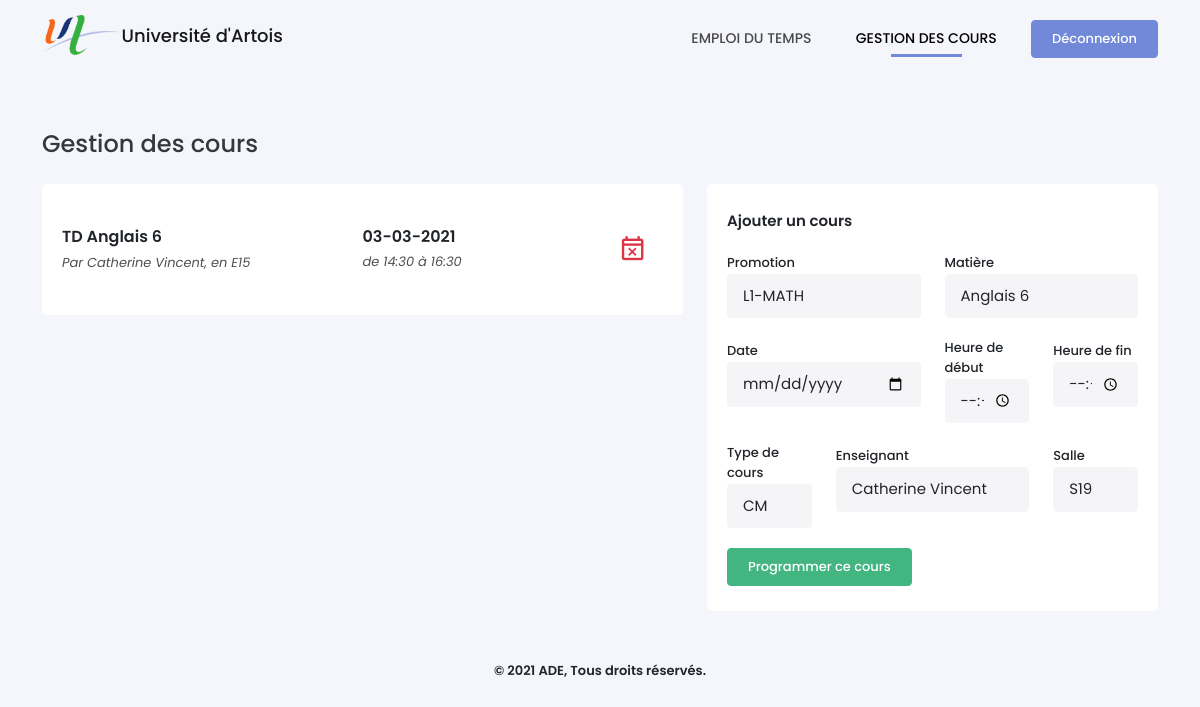
Screenshot of /gestion.php (signed in) with the database file from the repository.
### tables this page shows
CREATE TABLE Cours (
    CourID INTEGER PRIMARY KEY AUTOINCREMENT,
    DateCour VARCHAR(30) NOT NULL,
    HeureDebut time NOT NULL,
    HeureFin time NOT NULL,
    TypeID INTEGER NOT NULL,
    SalleID INTEGER NOT NULL,
    UsagerID INTEGER NOT NULL,
    MatiereID INTEGER NOT NULL,
    CONSTRAINT cour_type_fk FOREIGN KEY (TypeID) REFERENCES TypeCours(TypeID) ON DELETE CASCADE,
    CONSTRAINT cour_salle_fk FOREIGN KEY (SalleID) REFERENCES Salles(SalleID) ON DELETE CASCADE
    CONSTRAINT cour_enseignant_fk FOREIGN KEY (UsagerID) REFERENCES Usagers(UsagerID) ON DELETE CASCADE,
    CONSTRAINT cour_matiere_fk FOREIGN KEY (MatiereID) REFERENCES Matieres(MatiereID) ON DELETE CASCADE
);

CREATE TABLE TypeCours (
    TypeID INTEGER PRIMARY KEY AUTOINCREMENT,
    NomType VARCHAR NOT NULL
);

CREATE TABLE Matieres (
    MatiereID INTEGER PRIMARY KEY AUTOINCREMENT,
    NomMatiere VARCHAR(25) NOT NULL,
    CouleurMatiere VARCHAR(10) NOT NULL,
    PromotionID INTEGER NOT NULL,
    CONSTRAINT matiere_promo_fk FOREIGN KEY (PromotionID) REFERENCES Promotions(PromotionID) ON DELETE CASCADE
);

CREATE TABLE Usagers (
    UsagerID VARCHAR(30) PRIMARY KEY NOT NULL,
    MotDePasse VARCHAR(255) NOT NULL,
    Nom VARCHAR(15) NOT NULL,
    Prenom VARCHAR(20) NOT NULL,
    RangID INTEGER NOT NULL,
    CONSTRAINT usager_rang_fk FOREIGN KEY (RangID) REFERENCES Rangs(RangID) ON DELETE CASCADE
);

CREATE TABLE Salles (
    SalleID INTEGER PRIMARY KEY AUTOINCREMENT,
    NomSalle VARCHAR NOT NULL
);

### gestion.php (the view, shortened to what this page needs)
<!DOCTYPE html>
<?php
require_once('./src/Planning/FormEvent.php');
$last_search = isset($_GET['search']) ? $_GET['search'] : ' ';
?>
<html lang="fr-FR">
<head>
    <link type="text/css" rel="stylesheet" href="./assets/css/icons.min.css">
    <link type="text/css" rel="stylesheet" href="./assets/css/bootstrap.min.css">
    <link type="text/css" rel="stylesheet" href="./assets/css/style.css">
</head>
<body>
    <?php require_once('./views/header.php') ?>
    <div class="container">
        <h4>Gestion des cours</h4>
        <div class="row">
            <div class="col-md-7">
                <div class="box-content">
                    <?php
                    $where = 'WHERE NomMatiere LIKE \'%'. $last_search.'%\'';
                    if($_SESSION['rang'] == 2)  $where = 'WHERE UsagerID ="'. $_SESSION['id'] . '" AND NomMatiere LIKE \'%'. $last_search.'%\'';
                    $sCours = $bdd->query('SELECT * FROM Cours INNER JOIN Matieres USING(MatiereID), TypeCours USING(TypeID), Usagers USING(UsagerID), Promotions USING(PromotionID), Salles USING(SalleID) '.$where.' ORDER BY DateCour DESC, HeureDebut DESC');
                    while($aCours = $sCours->fetch()) { ?>
                        <div class="list-cours d-flex flex-row align-items-center justify-content-between">
                            <div class="cours-info">
                                <p><?= $aCours['NomType'] ?> <?= $aCours['NomMatiere'] ?></p>
                                <span>Par <?= $aCours['Prenom'] ?> <?= $aCours['Nom'] ?>, en <?= $aCours['NomSalle'] ?></span>
                            </div>
                            <div class="cours-date">
                                <p><?= date('d-m-Y', $aCours['DateCour']) ?></p>
                                <span>de  <?= $aCours['HeureDebut'] ?> à <?= $aCours['HeureFin'] ?></span>
                            </div>
                            <a href="?addEventID=<?= $aCours['CourID'] ?>" class="btn btn-danger"><i class="mdi mdi-calendar-remove-outline"></i></a>
                        </div>
                    <?php } ?>
                </div>
            </div>
            <div class="col-md-5">
                <div class="box-content">
                    <div class="content-title">Ajouter un cours</div>
                    <form method="POST" action="">
                        <div class="row">
                            <div class="col-md-6">
                                <label for="">Promotion</label>
                                <select name="promotion" class="form-control" id="promo">
                                    <?php
                                    $option = '';
                                    if($_SESSION['rang'] == 2) {
                                        $option = 'INNER JOIN Appartient ON Promotions.PromotionID = Appartient.PromotionID AND UsagerID = "'.$_SESSION['id'].'"';
                                    }
                                    $sPromo = $bdd->query('SELECT * FROM Promotions '.$option.' ORDER BY PromotionID');
                                    while($aPromo = $sPromo->fetch()) {
                                        echo '<option value="'.$aPromo['PromotionID'].'"'. ((isset($_POST['promotion']) && $_POST['promotion'] == $aPromo['PromotionID']) ? ' selected' : '') .'>'.$aPromo['NomPromotion'].'</option>';
                                    } ?>
                                </select>
                            </div>
                            <div class="col-md-6">
                                <label for="">Matière</label>
                                <select name="matiere" id="" class="form-control" id="matiere">
                                    <?php
                                    $option = '';
                                    if($_SESSION['rang'] == 2) {
                                        $option = 'INNER JOIN Enseigne ON Matieres.MatiereID = Enseigne.MatiereID AND UsagerID = "'.$_SESSION['id'].'"';
                                    }
                                    $sMatieres = $bdd->query('SELECT * FROM Matieres '.$option. ' ORDER BY NomMatiere');
                                    while($aMatieres = $sMatieres->fetch()) {
                                        echo '<option value="'.$aMatieres['MatiereID'].'">'.$aMatieres['NomMatiere'].'</option>';
                                    } ?>
                                </select>
                            </div>
                            <div class="col-md-6">
                                <div class="form-group">
                                    <label for="date">Date</label>
                                    <input type="date" name="dateCour" class="form-control <?= (isset($errors['dateCour'])) ? 'is-invalid' : '' ?>" value="<?= (isset($_POST['dateCour'])) ? $_POST['dateCour'] : '' ?>">
                                </div>
                            </div>
                            <div class="col-md-3">
                                <div class="form-group">
                                    <label for="date">Heure de début</label>
                                    <input type="time" name="heureDebut" class="form-control <?= (isset($errors['heureDebut'])) ? 'is-invalid' : '' ?>" value="<?= (isset($_POST['heureDebut'])) ? $_POST['heureDebut'] : '' ?>">
                                </div>
                            </div>
                            <div class="col-md-3">
                                <div class="form-group">
                                    <label for="date">Heure de fin</label>
                                    <input type="time" name="heureFin" class="form-control <?= (isset($errors['heureFin'])) ? 'is-invalid' : '' ?>" value="<?= (isset($_POST['heureFin'])) ? $_POST['heureFin'] : '' ?>">
                                </div>
                            </div>
                            <div class="col-md-3">
                                <div class="form-group">
                                    <label for="date">Type de cours</label>
                                    <select name="type" class="form-control">
                                        <?php $query = $bdd->query('SELECT * FROM TypeCours');
                                            while ($row = $query->fetch()){
                                                echo '<option value="' . $row['TypeID'].'">' . $row['NomType'] . '</option>';
                                            }
                                        ?>
                                    </select>
                                </div>
                            </div>
                            <div class="col-md-6">
                                <div class="form-group">
                                    <label for="date">Enseignant</label>
                                    <select name="enseignant" class="form-control">
                                        <?php if($_SESSION['rang'] == 2) {
                                                $sql = 'AND UsagerID = "'.$_SESSION['id'].'"';
                                            } else {
                                                $sql = '';
                                            }
                                            $query = $bdd->query('SELECT * FROM Usagers WHERE RangID = 2 ' . $sql);
                                            while ($row = $query->fetch()){
                                                echo '<option value="' .$row['UsagerID'] .'">' . $row['Prenom'] . ' ' .  $row['Nom'] . '</option>';
                                            }
                                        ?>
                                    </select>
                                </div>
                            </div>
                            <div class="col-md-3">
                                <div class="form-group">
                                    <label for="salle">Salle</label>
                                    <select name="salle" class="form-control">
                                        <?php $query = $bdd->query('SELECT * FROM Salles');
                                            while ($row = $query->fetch()){
                                                echo '<option value="' . $row['SalleID'].'">' . $row['NomSalle'] . '</option>';
                                            }
                                        ?>
                                    </select>
                                </div>
                            </div>
                        </div>
                        <input type="submit" name="add_cours" value="Programmer ce cours" class="btn btn-success">
                    </form>
                </div>
            </div>
        </div>
    </div>
    <?php require_once('./views/footer.php') ?>
</body>
</html>

### views/header.php
<header>
    <div class="container">
        <div class="logo">
            <a href="./"><img src="./assets/img/logo.png" alt="logo"><span>Université d'Artois</span></a>
        </div>
        <nav>
            <ul>
                <li <?= (basename($_SERVER['PHP_SELF']) == 'index.php') ? 'class="active"' : null ?>>
                    <a href="./"> Emploi du temps</a>
                </li>
                <?php if($_SESSION['rang'] > 1) { ?>
                <li <?= (basename($_SERVER['PHP_SELF']) == 'gestion.php') ? 'class="active"' : null ?>>
                    <a href="./gestion"> Gestion des cours</a>
                </li>
                <?php } if($_SESSION['rang'] > 2) { ?>
                <li <?= (basename($_SERVER['PHP_SELF']) == 'admin.php') ? 'class="active"' : null ?>>
                    <a href="./admin">Administration</a>
                </li>
                <?php } ?>
                <li>
                    <a href="./logout" class="btn btn-primary">Déconnexion</a>
                </li>
            </ul>
        </nav>
    </div>
</header>

### views/footer.php
<footer>
    <p>© 2021 ADE, Tous droits réservés.</p>
</footer>

### assets/css/style.css (style rules this page uses)
* { box-sizing: border-box; outline: none; -webkit-tap-highlight-color: rgba(0, 0, 0, 0); }
body { font-family: Poppins, sans-serif; background-color: #F5F6FB; margin: 0; padding: 0; }
header { width: 100%; height: 80px; margin-bottom: 50px; }
.logo a { float: left; margin-top: 15px; text-decoration: none; }
.logo img { height: 40px; }
.logo a span { color: #000; vertical-align: middle; opacity: .9; font-size: 18px; font-weight: 500; }
nav { float: right; padding: 20px 0; }
nav ul { padding: 0; margin: 0; list-style: none; position: relative; }
nav ul li { display: inline-block; margin-left: 20px; }
nav a { display: block; padding: 0 10px; color: #000; opacity: .7; text-transform: uppercase; font-weight: 500; font-size: 14px; text-decoration: none; }
nav ul li.active a { opacity: 1; }
nav ul li a::after { content: ''; width: 50%; display: block; margin: 5px auto; border-bottom: 3px solid transparent; }
nav ul li.active a::after { border-color: #7289DA; }
nav a.btn { display: flex; opacity: 1; font-size: 13px; padding: 8px 20px; text-transform: unset; }
footer { text-align: center; margin: 20px auto; font-weight: 600; font-size: 13px; }
.container { min-width: 80%; }
.container h4 { opacity: .9; margin-bottom: 25px; }
.btn { font-weight: 500; font-size: 13px; padding: 8px 20px; }
.btn-primary { background-color: #7289DA; border-color: #7289DA; }
.btn-success { background-color: #43B581; border-color: #43B581; }
.box-content { position: relative; width: 100%; padding: 25px 20px; background-color: #fff; border-radius: 5px; margin-bottom: 30px; }
.box-content::after { content: ''; clear: both; display: table; }
.content-title { font-size: 15px; display: inline-block; position: relative; font-weight: 600; height: 40px; }
.list-cours { padding: 15px 0; border-bottom: 2px solid #DADFE1; }
.list-cours:last-child { border: 0; }
.cours-info { width: calc(100% - 50%); line-height: 1.6; }
.list-cours p { font-weight: 600; margin-bottom: 0; }
.list-cours span { font-size: 13px; font-style: italic; opacity: .8; }
.cours-date { flex: 1; }
.list-cours > a.btn { background-color: transparent; border: none; color: #DC3545; position: absolute; right: 30px; padding: 3px 6px; font-size: 1.8rem; }
label { font-size: 13px; font-weight: 500; }
.form-control, .form-control:focus { background-color: #F5F5F7; border-color: #F5F5F7; font-size: 15px; padding: 10px 15px; margin-bottom: 20px; }

### rows the page displays
cours: TypeID.NomType "TD", MatiereID.NomMatiere "Anglais 6", UsagerID.Prenom "Catherine", UsagerID.Nom "Vincent", SalleID.NomSalle "E15", DateCour "03-03-2021", HeureDebut "14:30", HeureFin "16:30"

### other values shown
form field promotion "L1-MATH"
form field matiere "Anglais 6"
form field type "CM"
form field enseignant "Catherine Vincent"
form field salle "S19"
